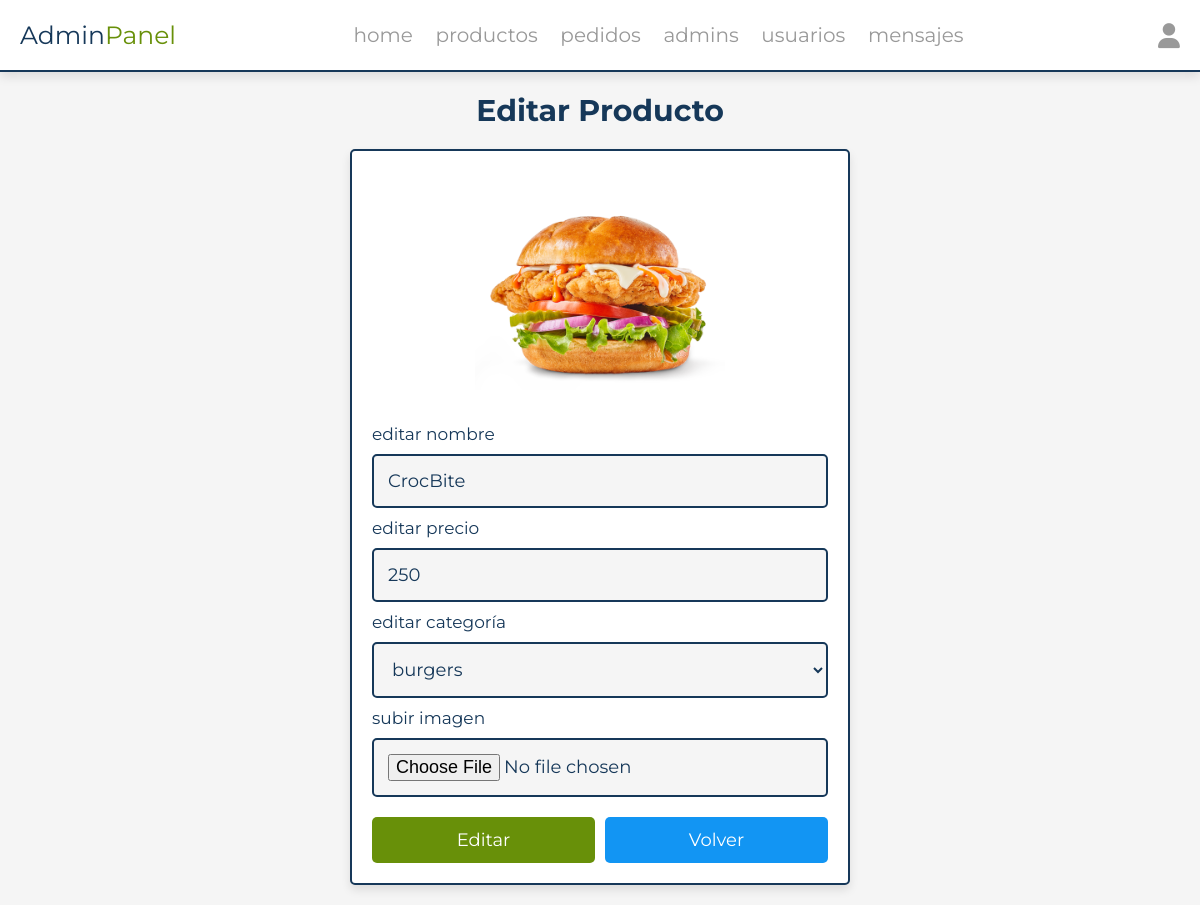
The app's page /admin/update_product.php?update=1 (signed in) with its own data.
### tables this page shows
CREATE TABLE `products` (
  `id` int(100) NOT NULL,
  `name` varchar(100) NOT NULL,
  `category` varchar(100) NOT NULL,
  `price` int(10) NOT NULL,
  `image` varchar(100) NOT NULL
);

### admin/update_product.php (the view, shortened to what this page needs)
<?php
include '../components/connect.php';
?>
<!DOCTYPE html>
<html lang="en">
    <head>
    <link rel="stylesheet" href="https://cdnjs.cloudflare.com/ajax/libs/font-awesome/6.1.1/css/all.min.css">
    <link rel="stylesheet" href="../css/admin_style.css">
</head>
<body>
<?php include '../components/admin_header.php' ?>
<section class="update-product">
    <h1 class="heading">editar producto</h1>
    <?php
        $update_id = $_GET['update'];
        $show_products = $conn->prepare("SELECT * FROM `products` WHERE id = ?");
        $show_products->execute([$update_id]);
        if($show_products->rowCount() > 0){
            while($fetch_products = $show_products->fetch(PDO::FETCH_ASSOC)){
    ?>
    <form action="" method="POST" enctype="multipart/form-data">
        <img src="../images/<?= $fetch_products['image']; ?>" alt="">
        <span>editar nombre</span>
        <input type="text" required placeholder="nombre del producto" name="name" maxlength="100" class="box" value="<?= $fetch_products['name']; ?>">
        <span>editar precio</span>
        <input type="number" min="0" max="9999999999" required placeholder="pecio del producto" name="price" onkeypress="if(this.value.length == 10) return false;" class="box" value="<?= $fetch_products['price']; ?>">
        <span>editar categoría</span>
        <select name="category" class="box" required>
            <option selected value="<?= $fetch_products['category']; ?>"><?= $fetch_products['category']; ?></option>
        </select>
        <span>subir imagen</span>
        <input type="file" name="image" class="box" accept="image/jpg, image/jpeg, image/png, image/webp">
        <div class="flex-btn">
            <input type="submit" value="editar" class="btn" name="update">
            <a href="products.php" class="option-btn">volver</a>
        </div>
    </form>
    <?php
            }
        }else{
            echo '<p class="empty">¡no hay productos!</p>';
        }
    ?>
</section>
</body>
</html>

### css/admin_style.css (style rules this page uses)
:root { --main-color:#689009; --red:#f24957; --blue:#1295f3; --black:#163859; --white:#fff; --light-bg:#f5f5f5; --light-color:#999; --border:.2rem solid var(--black); --box-shadow:0 .5rem 1rem rgba(0,0,0,.1); }
* { font-family: 'Montserrat', sans-serif; margin:0; padding:0; box-sizing: border-box; text-decoration: none; outline: none; border:none; }
html { font-size: 62.5%; overflow-x: hidden; }
body { background-color: var(--light-bg); }
section { max-width: 1200px; margin:0 auto; padding:2rem; }
.btn, .delete-btn, .option-btn { display: block; margin-top: 1rem; border-radius: .5rem; cursor: pointer; width: 100%; font-size: 1.8rem; color:var(--white); padding:1.2rem 3rem; text-transform: capitalize; text-align: center; }
.btn { background-color: var(--main-color); }
.option-btn { background-color: var(--blue); }
.flex-btn { display: flex; gap:1rem; }
.heading { text-align: center; margin-bottom: 2rem; text-transform: capitalize; color:var(--black); font-size: 3rem; }
.update-product form { margin:0 auto; max-width: 50rem; background-color: var(--white); border-radius: .5rem; box-shadow: var(--box-shadow); border:var(--border); padding:2rem; }
.update-product form img { height: 25rem; width: 100%; object-fit: contain; }
.update-product form .box { background-color: var(--light-bg); border:var(--border); width: 100%; padding:1.4rem; font-size: 1.8rem; color:var(--black); border-radius: .5rem; margin: 1rem 0; }
.update-product form span { font-size: 1.7rem; color:var(--black); }

### records on screen
products: image (picture), name "CrocBite", price "250", category "burgers"
